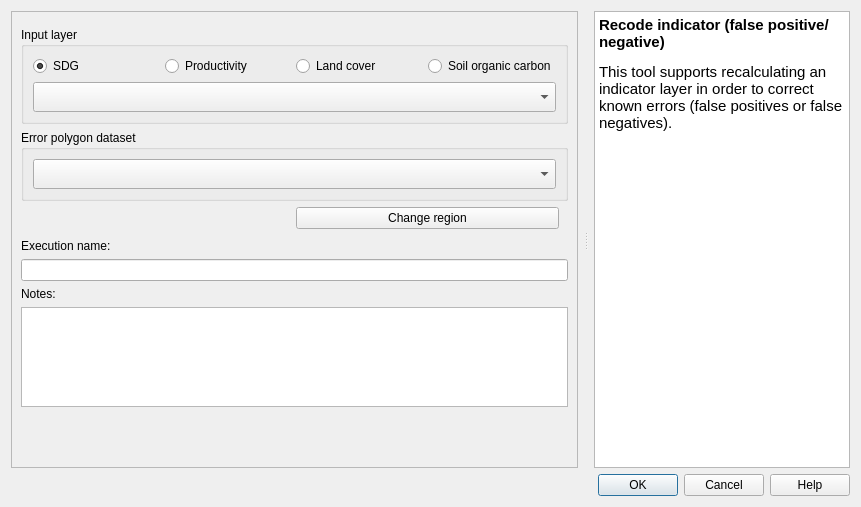
<?xml version="1.0" encoding="UTF-8"?>
<ui version="4.0">
 <class>DlgCalculateLDNErrorRecode</class>
 <widget class="QDialog" name="DlgCalculateLDNErrorRecode">
  <property name="geometry">
   <rect>
    <x>0</x>
    <y>0</y>
    <width>861</width>
    <height>507</height>
   </rect>
  </property>
  <property name="sizePolicy">
   <sizepolicy hsizetype="Fixed" vsizetype="Fixed">
    <horstretch>0</horstretch>
    <verstretch>0</verstretch>
   </sizepolicy>
  </property>
  <property name="windowTitle">
   <string>Correct errors found in SDG 15.3.1 indicator layer</string>
  </property>
  <property name="styleSheet">
   <string notr="true"/>
  </property>
  <layout class="QVBoxLayout" name="verticalLayout">
   <item>
    <widget class="QSplitter" name="splitter">
     <property name="orientation">
      <enum>Qt::Horizontal</enum>
     </property>
     <property name="handleWidth">
      <number>16</number>
     </property>
     <widget class="QFrame" name="configurations">
      <property name="sizePolicy">
       <sizepolicy hsizetype="Expanding" vsizetype="Expanding">
        <horstretch>2</horstretch>
        <verstretch>0</verstretch>
       </sizepolicy>
      </property>
      <property name="frameShape">
       <enum>QFrame::NoFrame</enum>
      </property>
      <property name="frameShadow">
       <enum>QFrame::Raised</enum>
      </property>
      <layout class="QVBoxLayout" name="verticalLayout_3">
       <property name="leftMargin">
        <number>0</number>
       </property>
       <property name="topMargin">
        <number>0</number>
       </property>
       <property name="rightMargin">
        <number>0</number>
       </property>
       <property name="bottomMargin">
        <number>0</number>
       </property>
       <item>
        <widget class="QScrollArea" name="scrollArea">
         <property name="widgetResizable">
          <bool>true</bool>
         </property>
         <widget class="QWidget" name="scrollAreaWidgetContents">
          <property name="geometry">
           <rect>
            <x>0</x>
            <y>0</y>
            <width>569</width>
            <height>454</height>
           </rect>
          </property>
          <layout class="QVBoxLayout" name="verticalLayout_2">
           <item>
            <widget class="QFrame" name="setup_frame">
             <property name="frameShape">
              <enum>QFrame::NoFrame</enum>
             </property>
             <property name="frameShadow">
              <enum>QFrame::Raised</enum>
             </property>
             <layout class="QVBoxLayout" name="verticalLayout_4">
              <property name="leftMargin">
               <number>0</number>
              </property>
              <property name="topMargin">
               <number>0</number>
              </property>
              <property name="rightMargin">
               <number>0</number>
              </property>
              <property name="bottomMargin">
               <number>0</number>
              </property>
             </layout>
            </widget>
           </item>
           <item>
            <widget class="QGroupBox" name="groupBox">
             <property name="title">
              <string>Input layer</string>
             </property>
             <layout class="QGridLayout" name="gridLayout">
              <item row="0" column="1">
               <widget class="QRadioButton" name="rb_prod">
                <property name="text">
                 <string>Productivity</string>
                </property>
                <attribute name="buttonGroup">
                 <string notr="true">rb_grp_input_layer</string>
                </attribute>
               </widget>
              </item>
              <item row="0" column="2">
               <widget class="QRadioButton" name="rb_lc">
                <property name="text">
                 <string>Land cover</string>
                </property>
                <attribute name="buttonGroup">
                 <string notr="true">rb_grp_input_layer</string>
                </attribute>
               </widget>
              </item>
              <item row="0" column="0">
               <widget class="QRadioButton" name="rb_sdg">
                <property name="text">
                 <string>SDG</string>
                </property>
                <property name="checked">
                 <bool>true</bool>
                </property>
                <attribute name="buttonGroup">
                 <string notr="true">rb_grp_input_layer</string>
                </attribute>
               </widget>
              </item>
              <item row="0" column="3">
               <widget class="QRadioButton" name="rb_soc">
                <property name="text">
                 <string>Soil organic carbon</string>
                </property>
                <attribute name="buttonGroup">
                 <string notr="true">rb_grp_input_layer</string>
                </attribute>
               </widget>
              </item>
              <item row="2" column="0" colspan="4">
               <widget class="WidgetDataIOSelectTELayerExisting" name="combo_layer_input">
                <property name="enabled">
                 <bool>true</bool>
                </property>
                <property name="sizePolicy">
                 <sizepolicy hsizetype="Expanding" vsizetype="Minimum">
                  <horstretch>0</horstretch>
                  <verstretch>0</verstretch>
                 </sizepolicy>
                </property>
                <property name="minimumSize">
                 <size>
                  <width>0</width>
                  <height>30</height>
                 </size>
                </property>
                <property name="layer_type" stdset="0">
                 <string notr="true">SDG 15.3.1 Indicator</string>
                </property>
               </widget>
              </item>
             </layout>
            </widget>
           </item>
           <item>
            <widget class="QGroupBox" name="groupbox_so1_so2">
             <property name="sizePolicy">
              <sizepolicy hsizetype="Preferred" vsizetype="Minimum">
               <horstretch>0</horstretch>
               <verstretch>0</verstretch>
              </sizepolicy>
             </property>
             <property name="minimumSize">
              <size>
               <width>0</width>
               <height>0</height>
              </size>
             </property>
             <property name="maximumSize">
              <size>
               <width>16777215</width>
               <height>16777215</height>
              </size>
             </property>
             <property name="font">
              <font>
               <weight>50</weight>
               <bold>false</bold>
              </font>
             </property>
             <property name="title">
              <string>Error polygon dataset</string>
             </property>
             <property name="checkable">
              <bool>false</bool>
             </property>
             <layout class="QVBoxLayout" name="verticalLayout_8">
              <item>
               <widget class="WidgetDataIOSelectTEDatasetExisting" name="combo_dataset_error_recode">
                <property name="sizePolicy">
                 <sizepolicy hsizetype="Expanding" vsizetype="Minimum">
                  <horstretch>0</horstretch>
                  <verstretch>0</verstretch>
                 </sizepolicy>
                </property>
                <property name="minimumSize">
                 <size>
                  <width>0</width>
                  <height>30</height>
                 </size>
                </property>
                <property name="dataset_type" stdset="0">
                 <string notr="true">False positive/negative</string>
                </property>
               </widget>
              </item>
             </layout>
            </widget>
           </item>
           <item>
            <layout class="QHBoxLayout" name="horizontalLayout">
             <property name="leftMargin">
              <number>5</number>
             </property>
             <property name="rightMargin">
              <number>9</number>
             </property>
             <property name="bottomMargin">
              <number>4</number>
             </property>
             <item>
              <widget class="QLabel" name="region_la">
               <property name="toolTip">
                <string>The current selected region of interest</string>
               </property>
               <property name="text">
                <string/>
               </property>
               <property name="wordWrap">
                <bool>true</bool>
               </property>
              </widget>
             </item>
             <item>
              <widget class="QPushButton" name="region_button">
               <property name="toolTip">
                <string>&lt;html&gt;&lt;head/&gt;&lt;body&gt;&lt;p&gt;Opens settings dialog in order to change region of interest.&lt;/p&gt;&lt;/body&gt;&lt;/html&gt;</string>
               </property>
               <property name="text">
                <string>Change region</string>
               </property>
              </widget>
             </item>
            </layout>
           </item>
           <item>
            <widget class="QLabel" name="execution_name_la">
             <property name="text">
              <string>Execution name:</string>
             </property>
            </widget>
           </item>
           <item>
            <widget class="QLineEdit" name="execution_name_le">
             <property name="toolTip">
              <string>&lt;html&gt;&lt;head/&gt;&lt;body&gt;&lt;p&gt;Input for the name that will be assigned to the execution task, if not filled the algorithm name will be used as the task name.&lt;/p&gt;&lt;/body&gt;&lt;/html&gt;</string>
             </property>
            </widget>
           </item>
           <item>
            <widget class="QLabel" name="task_notes_la">
             <property name="text">
              <string>Notes:</string>
             </property>
            </widget>
           </item>
           <item>
            <widget class="QTextEdit" name="task_notes">
             <property name="sizePolicy">
              <sizepolicy hsizetype="Expanding" vsizetype="Minimum">
               <horstretch>0</horstretch>
               <verstretch>0</verstretch>
              </sizepolicy>
             </property>
             <property name="minimumSize">
              <size>
               <width>0</width>
               <height>0</height>
              </size>
             </property>
             <property name="maximumSize">
              <size>
               <width>16777215</width>
               <height>100</height>
              </size>
             </property>
             <property name="toolTip">
              <string>User notes associated with the executed task.</string>
             </property>
            </widget>
           </item>
           <item>
            <spacer name="verticalSpacer_2">
             <property name="orientation">
              <enum>Qt::Vertical</enum>
             </property>
             <property name="sizeHint" stdset="0">
              <size>
               <width>20</width>
               <height>69</height>
              </size>
             </property>
            </spacer>
           </item>
          </layout>
         </widget>
        </widget>
       </item>
      </layout>
     </widget>
     <widget class="QTextBrowser" name="alg_help">
      <property name="sizePolicy">
       <sizepolicy hsizetype="Expanding" vsizetype="Expanding">
        <horstretch>0</horstretch>
        <verstretch>0</verstretch>
       </sizepolicy>
      </property>
      <property name="accessibleName">
       <string/>
      </property>
      <property name="autoFormatting">
       <set>QTextEdit::AutoBulletList</set>
      </property>
      <property name="html">
       <string>&lt;!DOCTYPE HTML PUBLIC &quot;-//W3C//DTD HTML 4.0//EN&quot; &quot;http://www.w3.org/TR/REC-html40/strict.dtd&quot;&gt;
&lt;html&gt;&lt;head&gt;&lt;meta name=&quot;qrichtext&quot; content=&quot;1&quot; /&gt;&lt;style type=&quot;text/css&quot;&gt;
p, li { white-space: pre-wrap; }
&lt;/style&gt;&lt;/head&gt;&lt;body style=&quot; font-family:'MS Shell Dlg 2'; font-size:12pt; font-weight:400; font-style:normal;&quot;&gt;
&lt;p style=&quot; margin-top:18px; margin-bottom:12px; margin-left:0px; margin-right:0px; -qt-block-indent:0; text-indent:0px;&quot;&gt;&lt;span style=&quot; font-family:'Ubuntu'; font-size:11pt; font-weight:600;&quot;&gt;Recode indicator (false positive/negative)&lt;/span&gt;&lt;/p&gt;
&lt;p style=&quot; margin-top:12px; margin-bottom:12px; margin-left:0px; margin-right:0px; -qt-block-indent:0; text-indent:0px;&quot;&gt;&lt;span style=&quot; font-family:'Ubuntu'; font-size:11pt;&quot;&gt;This tool supports recalculating an indicator layer in order to correct known errors (false positives or false negatives).&lt;/span&gt;&lt;/p&gt;&lt;/body&gt;&lt;/html&gt;</string>
      </property>
      <property name="openExternalLinks">
       <bool>true</bool>
      </property>
      <property name="openLinks">
       <bool>true</bool>
      </property>
     </widget>
    </widget>
   </item>
   <item>
    <widget class="QDialogButtonBox" name="button_box">
     <property name="orientation">
      <enum>Qt::Horizontal</enum>
     </property>
     <property name="standardButtons">
      <set>QDialogButtonBox::Cancel|QDialogButtonBox::Help|QDialogButtonBox::Ok</set>
     </property>
    </widget>
   </item>
  </layout>
 </widget>
 <customwidgets>
  <customwidget>
   <class>WidgetDataIOSelectTEDatasetExisting</class>
   <extends>QComboBox</extends>
   <header>LDMP/data_io</header>
  </customwidget>
  <customwidget>
   <class>WidgetDataIOSelectTELayerExisting</class>
   <extends>QComboBox</extends>
   <header>LDMP/data_io</header>
  </customwidget>
 </customwidgets>
 <resources/>
 <connections>
  <connection>
   <sender>button_box</sender>
   <signal>accepted()</signal>
   <receiver>DlgCalculateLDNErrorRecode</receiver>
   <slot>accept()</slot>
   <hints>
    <hint type="sourcelabel">
     <x>548</x>
     <y>745</y>
    </hint>
    <hint type="destinationlabel">
     <x>533</x>
     <y>-13</y>
    </hint>
   </hints>
  </connection>
  <connection>
   <sender>button_box</sender>
   <signal>rejected()</signal>
   <receiver>DlgCalculateLDNErrorRecode</receiver>
   <slot>reject()</slot>
   <hints>
    <hint type="sourcelabel">
     <x>614</x>
     <y>742</y>
    </hint>
    <hint type="destinationlabel">
     <x>606</x>
     <y>-15</y>
    </hint>
   </hints>
  </connection>
 </connections>
 <buttongroups>
  <buttongroup name="rb_grp_input_layer"/>
 </buttongroups>
</ui>
